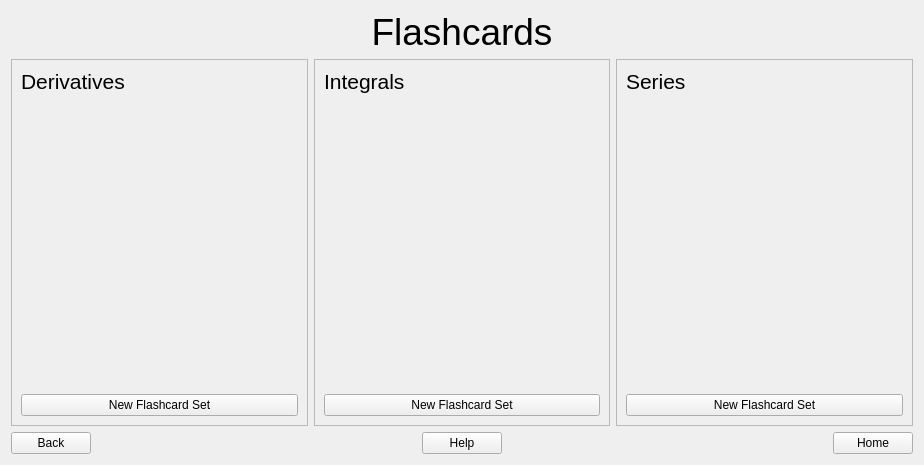
<?xml version="1.0" encoding="UTF-8"?>
<ui version="4.0">
 <class>FlashcardSelection</class>
 <widget class="QWidget" name="FlashcardSelection">
  <property name="geometry">
   <rect>
    <x>0</x>
    <y>0</y>
    <width>924</width>
    <height>465</height>
   </rect>
  </property>
  <property name="windowTitle">
   <string>Form</string>
  </property>
  <layout class="QVBoxLayout" name="verticalLayout_6">
   <item>
    <layout class="QVBoxLayout" name="verticalLayout" stretch="0,0,0">
     <item>
      <widget class="QLabel" name="title">
       <property name="font">
        <font>
         <pointsize>28</pointsize>
         <weight>50</weight>
         <bold>false</bold>
         <kerning>true</kerning>
        </font>
       </property>
       <property name="text">
        <string>Flashcards</string>
       </property>
       <property name="alignment">
        <set>Qt::AlignCenter</set>
       </property>
      </widget>
     </item>
     <item>
      <layout class="QHBoxLayout" name="horizontalLayout">
       <item>
        <widget class="QScrollArea" name="derivatives_area">
         <property name="sizePolicy">
          <sizepolicy hsizetype="Expanding" vsizetype="Expanding">
           <horstretch>0</horstretch>
           <verstretch>0</verstretch>
          </sizepolicy>
         </property>
         <property name="verticalScrollBarPolicy">
          <enum>Qt::ScrollBarAsNeeded</enum>
         </property>
         <property name="horizontalScrollBarPolicy">
          <enum>Qt::ScrollBarAsNeeded</enum>
         </property>
         <property name="sizeAdjustPolicy">
          <enum>QAbstractScrollArea::AdjustIgnored</enum>
         </property>
         <property name="widgetResizable">
          <bool>true</bool>
         </property>
         <property name="alignment">
          <set>Qt::AlignLeading|Qt::AlignLeft|Qt::AlignVCenter</set>
         </property>
         <widget class="QWidget" name="derivatives_area_contents">
          <property name="geometry">
           <rect>
            <x>0</x>
            <y>0</y>
            <width>295</width>
            <height>359</height>
           </rect>
          </property>
          <layout class="QVBoxLayout" name="verticalLayout_5">
           <item>
            <widget class="QLabel" name="derivatives_label">
             <property name="sizePolicy">
              <sizepolicy hsizetype="Preferred" vsizetype="Fixed">
               <horstretch>0</horstretch>
               <verstretch>0</verstretch>
              </sizepolicy>
             </property>
             <property name="font">
              <font>
               <pointsize>16</pointsize>
              </font>
             </property>
             <property name="text">
              <string>Derivatives</string>
             </property>
            </widget>
           </item>
           <item>
            <spacer name="derivatives_spacer">
             <property name="orientation">
              <enum>Qt::Vertical</enum>
             </property>
             <property name="sizeHint" stdset="0">
              <size>
               <width>20</width>
               <height>40</height>
              </size>
             </property>
            </spacer>
           </item>
           <item>
            <widget class="QPushButton" name="derivatives_new_button">
             <property name="text">
              <string>New Flashcard Set</string>
             </property>
            </widget>
           </item>
          </layout>
         </widget>
        </widget>
       </item>
       <item>
        <widget class="QScrollArea" name="integrals_area">
         <property name="widgetResizable">
          <bool>true</bool>
         </property>
         <widget class="QWidget" name="integrals_area_contents">
          <property name="geometry">
           <rect>
            <x>0</x>
            <y>0</y>
            <width>294</width>
            <height>359</height>
           </rect>
          </property>
          <layout class="QVBoxLayout" name="verticalLayout_2">
           <item>
            <widget class="QLabel" name="integrals_label">
             <property name="sizePolicy">
              <sizepolicy hsizetype="Preferred" vsizetype="Fixed">
               <horstretch>0</horstretch>
               <verstretch>0</verstretch>
              </sizepolicy>
             </property>
             <property name="font">
              <font>
               <pointsize>16</pointsize>
              </font>
             </property>
             <property name="text">
              <string>Integrals</string>
             </property>
            </widget>
           </item>
           <item>
            <spacer name="integrals_spacer">
             <property name="orientation">
              <enum>Qt::Vertical</enum>
             </property>
             <property name="sizeHint" stdset="0">
              <size>
               <width>20</width>
               <height>40</height>
              </size>
             </property>
            </spacer>
           </item>
           <item>
            <widget class="QPushButton" name="integrals_new_button">
             <property name="text">
              <string>New Flashcard Set</string>
             </property>
            </widget>
           </item>
          </layout>
         </widget>
        </widget>
       </item>
       <item>
        <widget class="QScrollArea" name="series_area">
         <property name="widgetResizable">
          <bool>true</bool>
         </property>
         <widget class="QWidget" name="series_area_contents">
          <property name="geometry">
           <rect>
            <x>0</x>
            <y>0</y>
            <width>295</width>
            <height>359</height>
           </rect>
          </property>
          <layout class="QVBoxLayout" name="verticalLayout_3">
           <item>
            <widget class="QLabel" name="series_label">
             <property name="sizePolicy">
              <sizepolicy hsizetype="Preferred" vsizetype="Fixed">
               <horstretch>0</horstretch>
               <verstretch>0</verstretch>
              </sizepolicy>
             </property>
             <property name="font">
              <font>
               <pointsize>16</pointsize>
              </font>
             </property>
             <property name="text">
              <string>Series</string>
             </property>
            </widget>
           </item>
           <item>
            <spacer name="series_spacer">
             <property name="orientation">
              <enum>Qt::Vertical</enum>
             </property>
             <property name="sizeHint" stdset="0">
              <size>
               <width>20</width>
               <height>40</height>
              </size>
             </property>
            </spacer>
           </item>
           <item>
            <widget class="QPushButton" name="series_new_button">
             <property name="text">
              <string>New Flashcard Set</string>
             </property>
            </widget>
           </item>
          </layout>
         </widget>
        </widget>
       </item>
      </layout>
     </item>
     <item>
      <layout class="QHBoxLayout" name="horizontalLayout_2">
       <item>
        <widget class="QPushButton" name="button_back">
         <property name="text">
          <string>Back</string>
         </property>
        </widget>
       </item>
       <item>
        <spacer name="horizontalSpacer">
         <property name="orientation">
          <enum>Qt::Horizontal</enum>
         </property>
         <property name="sizeHint" stdset="0">
          <size>
           <width>40</width>
           <height>20</height>
          </size>
         </property>
        </spacer>
       </item>
       <item>
        <widget class="QPushButton" name="button_help">
         <property name="text">
          <string>Help</string>
         </property>
        </widget>
       </item>
       <item>
        <spacer name="horizontalSpacer_2">
         <property name="orientation">
          <enum>Qt::Horizontal</enum>
         </property>
         <property name="sizeHint" stdset="0">
          <size>
           <width>40</width>
           <height>20</height>
          </size>
         </property>
        </spacer>
       </item>
       <item>
        <widget class="QPushButton" name="button_home">
         <property name="text">
          <string>Home</string>
         </property>
        </widget>
       </item>
      </layout>
     </item>
    </layout>
   </item>
  </layout>
 </widget>
 <resources/>
 <connections/>
</ui>
